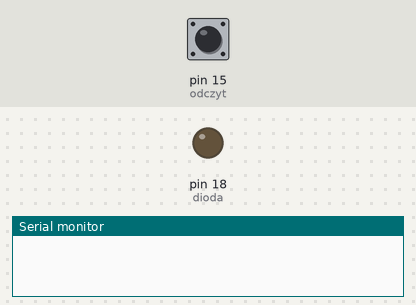
Simulated run of this sketch. Board: Arduino Uno, built with avr-gcc and run on an emulated ATmega328P. Parts: output pins drawn as LEDs (lit = HIGH), the last lines printed to the serial monitor. Inputs (shaded band) come from the test bench; at power-on: pin 15 (odczyt) HIGH.

Above: at 1.2 s.
1.3 s: pin 15 (odczyt) pulled LOW for 0.15 s
At 2.4 s:
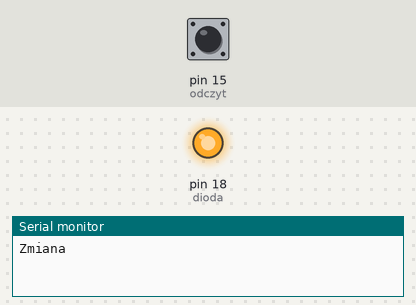
2.9 s: pin 15 (odczyt) pulled LOW for 1 s
At 3.7 s:
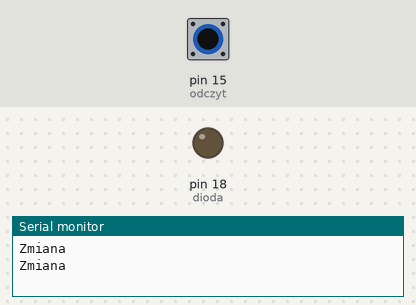
5.4 s: pin 15 (odczyt) pulled LOW for 3.2 s
At 6.8 s:
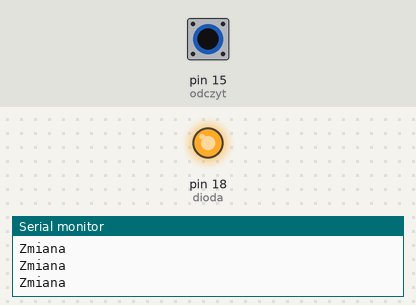
Timing chart, 0 to 8.4 s (numbered marks = the images above; inputs shaded):
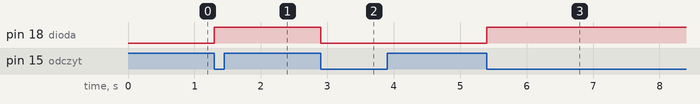

Measured:
- after the input at 1.3 s, pin 18 (dioda): LOW → HIGH at once
- after the input at 2.9 s, pin 18 (dioda): HIGH → LOW at once
- after the input at 5.4 s, pin 18 (dioda): LOW → HIGH at once

The sketch:

4__Bistable-button.ino
```cpp
//INFORMACJE PODSTAWOWE
//Program: obsluga przycisku monostabilnego jako bistabilnego
//Autor: Paweł Bartkiewicz
//mail: 15g.pawel.bart@gmail.com

//INFORMACJE DODATKOWE

//Przycisk
//Schemat polaczen wewnatrz przycisku z 4 wyprowadzeniami
/*
      |      |
      |      |
      |--/ --|
      |      |
      |      |
*/
//Nacisniecie zamyka obwod i laczy wszystkie 4 wyprowadzenia

//Dioda
//Dluzsze wyprowadzenie - zasilanie - pin 18
//Krotsze wyprowadzenie - masa - GND

#define dioda 18
#define odczyt 15

bool CS = false; //current button status
bool LS = false; //last button status
bool cLEDs = false; //current LED status
bool nLEDs = false; //new button status

void setup()
{
  Serial.begin(115200);
  pinMode(dioda, OUTPUT);
  pinMode(odczyt, INPUT_PULLUP);
  digitalWrite(dioda, LOW);
}

void loop()
{
  CS = digitalRead(odczyt);

  if(LS != CS){
    if(CS == LOW){

      cLEDs = digitalRead(dioda);
      nLEDs = !cLEDs;
      digitalWrite(dioda, nLEDs);
      Serial.println("Zmiana");
    }
  delay(50);
  }
  LS = CS;
}
```
